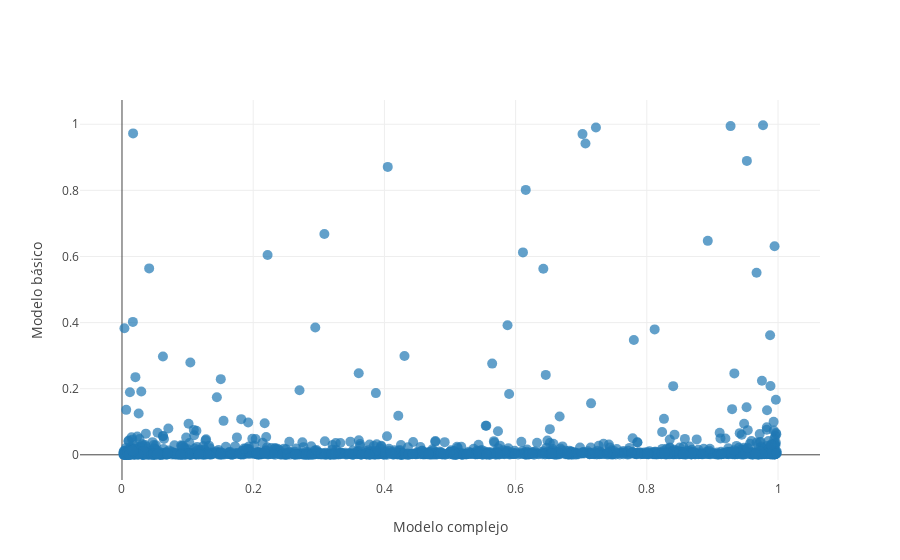

The notebook cell saved with this chart:
### Code cell
trace1 = go.Scatter(
    name='Inscriptos mañana',
#     x=turnosDf.date.dt.hour,
    x = usuarios_prob.Prob_Bot,
    y = usuarios_prob.prob2,
    mode='markers', marker = dict(size = 10,opacity=0.7)
    
)
layout = go.Layout(
    title=go.layout.Title(
        text='', xref='paper', x=0
    ),
    xaxis = go.layout.XAxis(
        title=go.layout.xaxis.Title( text='Modelo complejo' )
    ),
    yaxis = go.layout.YAxis(
        title=go.layout.yaxis.Title( text='Modelo básico' )
    )
)
fig = go.Figure(data=[trace1], layout=layout)
iplot(fig)
# pio.write_image(fig, 'COMDOC - inscriptos por horario.png', width=1200, height=650)

### Figure 1 — Plotly figure (JSON) as saved in the notebook; plotly's stock layout.template omitted (floating-point values rounded to 4 significant figures; data arrays with more than 128 entries replaced by an {"elided": "..."} marker saying what was removed)
{"data": [{"marker": {"opacity": 0.7, "size": 10}, "mode": "markers", "name": "Inscriptos mañana", "type": "scatter", "uid": "0a823221-9338-4be3-a50a-0ef6a6a37d8b", "x": {"elided": "1486 float values"}, "y": {"elided": "1486 float values"}}], "layout": {"title": {"text": "", "x": 0, "xref": "paper"}, "xaxis": {"title": {"text": "Modelo complejo"}}, "yaxis": {"title": {"text": "Modelo básico"}}}}
